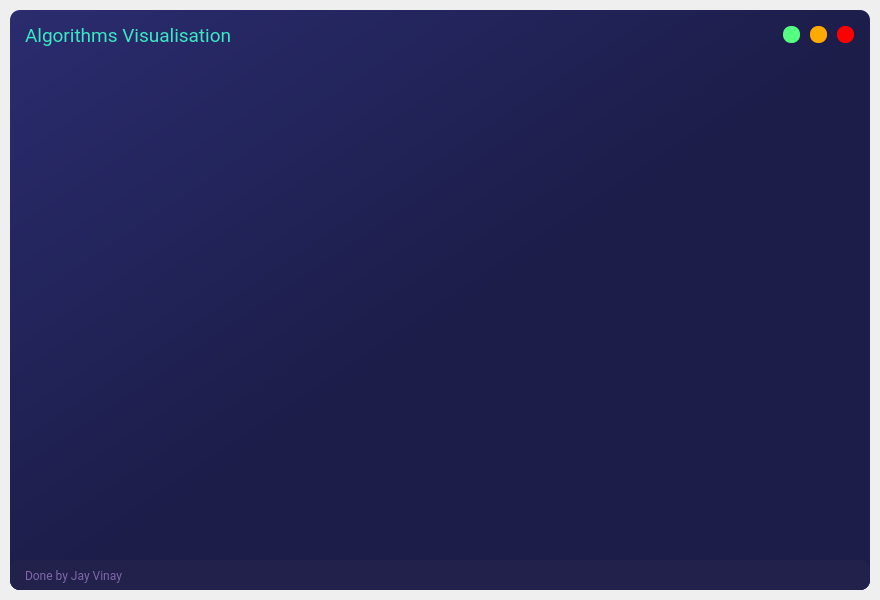
<?xml version="1.0" encoding="UTF-8"?>
<ui version="4.0">
 <class>MainWindow</class>
 <widget class="QMainWindow" name="MainWindow">
  <property name="geometry">
   <rect>
    <x>0</x>
    <y>0</y>
    <width>880</width>
    <height>600</height>
   </rect>
  </property>
  <property name="minimumSize">
   <size>
    <width>880</width>
    <height>600</height>
   </size>
  </property>
  <property name="windowTitle">
   <string>MainWindow</string>
  </property>
  <widget class="QWidget" name="centralwidget">
   <layout class="QVBoxLayout" name="drop_shadow_layout">
    <property name="spacing">
     <number>0</number>
    </property>
    <property name="leftMargin">
     <number>10</number>
    </property>
    <property name="topMargin">
     <number>10</number>
    </property>
    <property name="rightMargin">
     <number>10</number>
    </property>
    <property name="bottomMargin">
     <number>10</number>
    </property>
    <item>
     <widget class="QFrame" name="drop_shadow_frame">
      <property name="styleSheet">
       <string notr="true">background-color: qlineargradient(spread:pad, x1:0, y1:0, x2:1, y2:1, stop:0 rgba(42, 44, 111, 255), stop:0.521368 rgba(28, 29, 73, 255));
border-radius: 10px;</string>
      </property>
      <property name="frameShape">
       <enum>QFrame::NoFrame</enum>
      </property>
      <property name="frameShadow">
       <enum>QFrame::Raised</enum>
      </property>
      <layout class="QVBoxLayout" name="verticalLayout">
       <property name="spacing">
        <number>0</number>
       </property>
       <property name="leftMargin">
        <number>0</number>
       </property>
       <property name="topMargin">
        <number>0</number>
       </property>
       <property name="rightMargin">
        <number>0</number>
       </property>
       <property name="bottomMargin">
        <number>0</number>
       </property>
       <item>
        <widget class="QFrame" name="title_bar">
         <property name="maximumSize">
          <size>
           <width>16777215</width>
           <height>50</height>
          </size>
         </property>
         <property name="styleSheet">
          <string notr="true">background-color: none;</string>
         </property>
         <property name="frameShape">
          <enum>QFrame::NoFrame</enum>
         </property>
         <property name="frameShadow">
          <enum>QFrame::Raised</enum>
         </property>
         <layout class="QHBoxLayout" name="horizontalLayout">
          <property name="spacing">
           <number>0</number>
          </property>
          <property name="leftMargin">
           <number>0</number>
          </property>
          <property name="topMargin">
           <number>0</number>
          </property>
          <property name="rightMargin">
           <number>0</number>
          </property>
          <property name="bottomMargin">
           <number>0</number>
          </property>
          <item>
           <widget class="QFrame" name="frame_title">
            <property name="minimumSize">
             <size>
              <width>0</width>
              <height>50</height>
             </size>
            </property>
            <property name="font">
             <font>
              <family>Roboto Condensed Light</family>
              <pointsize>14</pointsize>
             </font>
            </property>
            <property name="frameShape">
             <enum>QFrame::StyledPanel</enum>
            </property>
            <property name="frameShadow">
             <enum>QFrame::Raised</enum>
            </property>
            <layout class="QVBoxLayout" name="verticalLayout_2">
             <property name="spacing">
              <number>0</number>
             </property>
             <property name="leftMargin">
              <number>15</number>
             </property>
             <property name="topMargin">
              <number>0</number>
             </property>
             <property name="rightMargin">
              <number>0</number>
             </property>
             <property name="bottomMargin">
              <number>0</number>
             </property>
             <item>
              <widget class="QLabel" name="label_title">
               <property name="font">
                <font>
                 <family>Roboto</family>
                 <pointsize>14</pointsize>
                </font>
               </property>
               <property name="styleSheet">
                <string notr="true">color: rgb(60, 231, 195);</string>
               </property>
               <property name="text">
                <string>Algorithms Visualisation</string>
               </property>
              </widget>
             </item>
            </layout>
           </widget>
          </item>
          <item>
           <widget class="QFrame" name="frame_btns">
            <property name="maximumSize">
             <size>
              <width>100</width>
              <height>16777215</height>
             </size>
            </property>
            <property name="frameShape">
             <enum>QFrame::StyledPanel</enum>
            </property>
            <property name="frameShadow">
             <enum>QFrame::Raised</enum>
            </property>
            <layout class="QHBoxLayout" name="horizontalLayout_3">
             <item>
              <widget class="QPushButton" name="btn_maximize">
               <property name="minimumSize">
                <size>
                 <width>16</width>
                 <height>16</height>
                </size>
               </property>
               <property name="maximumSize">
                <size>
                 <width>17</width>
                 <height>17</height>
                </size>
               </property>
               <property name="toolTip">
                <string>Maximize</string>
               </property>
               <property name="styleSheet">
                <string notr="true">QPushButton {
	border: none;
	border-radius: 8px;	
	background-color: rgb(85, 255, 127);
}
QPushButton:hover {	
	background-color: rgba(85, 255, 127, 150);
}</string>
               </property>
               <property name="text">
                <string/>
               </property>
              </widget>
             </item>
             <item>
              <widget class="QPushButton" name="btn_minimize">
               <property name="minimumSize">
                <size>
                 <width>16</width>
                 <height>16</height>
                </size>
               </property>
               <property name="maximumSize">
                <size>
                 <width>17</width>
                 <height>17</height>
                </size>
               </property>
               <property name="toolTip">
                <string>Minimize</string>
               </property>
               <property name="styleSheet">
                <string notr="true">QPushButton {
	border: none;
	border-radius: 8px;		
	background-color: rgb(255, 170, 0);
}
QPushButton:hover {	
	background-color: rgba(255, 170, 0, 150);
}</string>
               </property>
               <property name="text">
                <string/>
               </property>
              </widget>
             </item>
             <item>
              <widget class="QPushButton" name="btn_close">
               <property name="minimumSize">
                <size>
                 <width>16</width>
                 <height>16</height>
                </size>
               </property>
               <property name="maximumSize">
                <size>
                 <width>17</width>
                 <height>17</height>
                </size>
               </property>
               <property name="toolTip">
                <string>Close</string>
               </property>
               <property name="styleSheet">
                <string notr="true">QPushButton {
	border: none;
	border-radius: 8px;		
	background-color: rgb(255, 0, 0);
}
QPushButton:hover {		
	background-color: rgba(255, 0, 0, 150);
}</string>
               </property>
               <property name="text">
                <string/>
               </property>
              </widget>
             </item>
            </layout>
           </widget>
          </item>
         </layout>
        </widget>
       </item>
       <item>
        <widget class="QFrame" name="content_bar">
         <property name="styleSheet">
          <string notr="true">background-color: none;</string>
         </property>
         <property name="frameShape">
          <enum>QFrame::StyledPanel</enum>
         </property>
         <property name="frameShadow">
          <enum>QFrame::Raised</enum>
         </property>
         <layout class="QVBoxLayout" name="verticalLayout_4"/>
        </widget>
       </item>
       <item>
        <widget class="QFrame" name="credits_bar">
         <property name="maximumSize">
          <size>
           <width>16777215</width>
           <height>30</height>
          </size>
         </property>
         <property name="styleSheet">
          <string notr="true">background-color: rgb(33, 33, 75);</string>
         </property>
         <property name="frameShape">
          <enum>QFrame::NoFrame</enum>
         </property>
         <property name="frameShadow">
          <enum>QFrame::Raised</enum>
         </property>
         <layout class="QHBoxLayout" name="horizontalLayout_2">
          <property name="spacing">
           <number>0</number>
          </property>
          <property name="leftMargin">
           <number>0</number>
          </property>
          <property name="topMargin">
           <number>0</number>
          </property>
          <property name="rightMargin">
           <number>0</number>
          </property>
          <property name="bottomMargin">
           <number>0</number>
          </property>
          <item>
           <widget class="QFrame" name="frame_label_credits">
            <property name="frameShape">
             <enum>QFrame::StyledPanel</enum>
            </property>
            <property name="frameShadow">
             <enum>QFrame::Raised</enum>
            </property>
            <layout class="QVBoxLayout" name="verticalLayout_3">
             <property name="spacing">
              <number>0</number>
             </property>
             <property name="leftMargin">
              <number>15</number>
             </property>
             <property name="topMargin">
              <number>0</number>
             </property>
             <property name="rightMargin">
              <number>0</number>
             </property>
             <property name="bottomMargin">
              <number>0</number>
             </property>
             <item>
              <widget class="QLabel" name="label_credits">
               <property name="font">
                <font>
                 <family>Roboto</family>
                </font>
               </property>
               <property name="styleSheet">
                <string notr="true">color: rgb(128, 102, 168);</string>
               </property>
               <property name="text">
                <string>Done by Jay Vinay</string>
               </property>
              </widget>
             </item>
            </layout>
           </widget>
          </item>
          <item>
           <widget class="QFrame" name="frame_grip">
            <property name="minimumSize">
             <size>
              <width>30</width>
              <height>30</height>
             </size>
            </property>
            <property name="maximumSize">
             <size>
              <width>30</width>
              <height>30</height>
             </size>
            </property>
            <property name="styleSheet">
             <string notr="true">padding: 5px;</string>
            </property>
            <property name="frameShape">
             <enum>QFrame::StyledPanel</enum>
            </property>
            <property name="frameShadow">
             <enum>QFrame::Raised</enum>
            </property>
           </widget>
          </item>
         </layout>
        </widget>
       </item>
      </layout>
     </widget>
    </item>
   </layout>
  </widget>
 </widget>
 <resources/>
 <connections/>
</ui>
